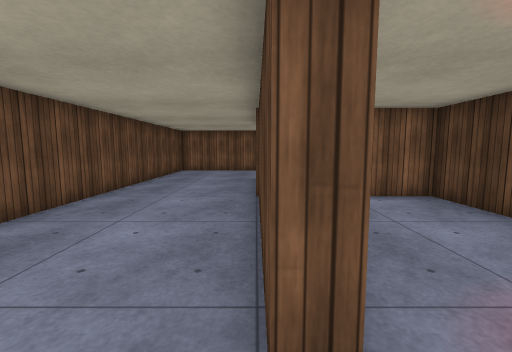
view 1 (above)

18 first-person views from a walk through a Unity game level. The camera is 1.3 m above the floor, tilts 6° down and sees 90° across. The floor is counted in squares, 1 m on a side. Each view is taken from the middle of a square. On the plan, view 1 faces up. The plan holds only what a view shows up to about 13 squares ahead; the rest is blank. The player character is not drawn. Door leaves are left out, so doorways stand open. Surface patterns are stand-ins for the level's own textures.

view 2
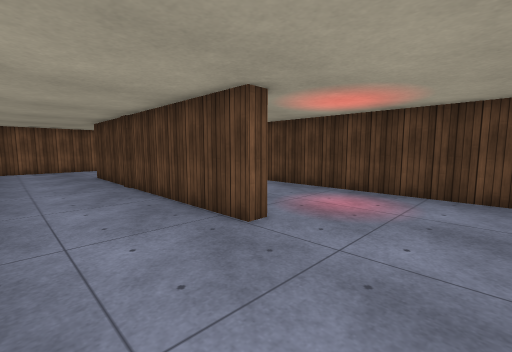

view 3
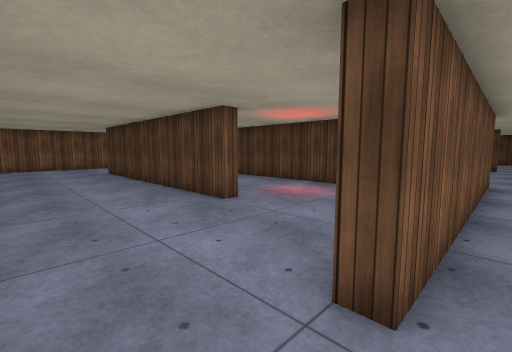

view 4
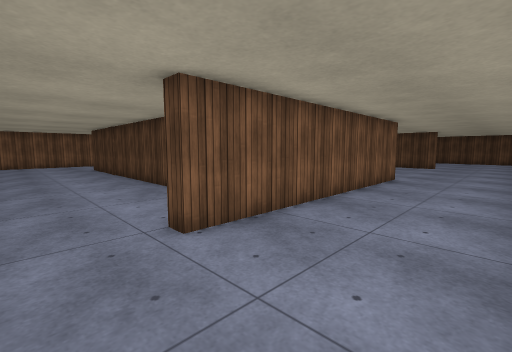

view 5
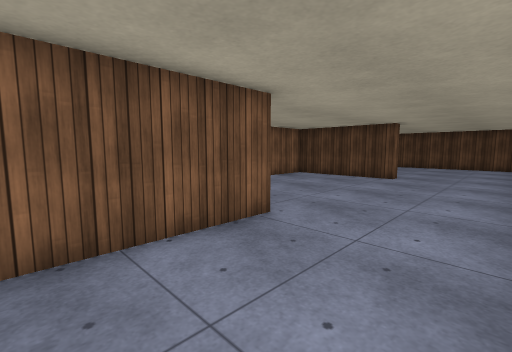

view 6
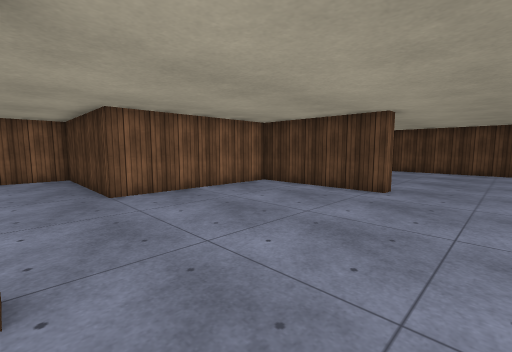

view 7
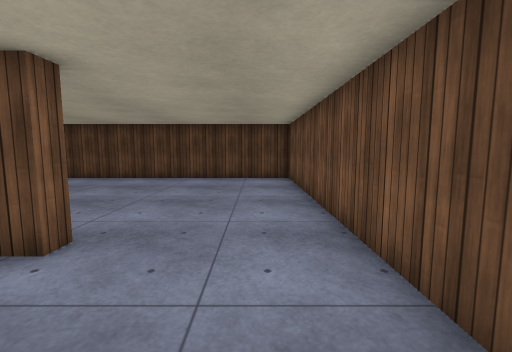

view 8
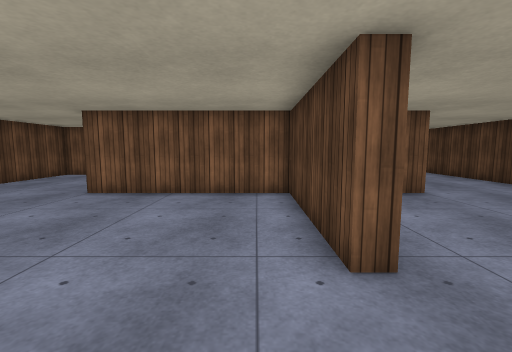

view 9
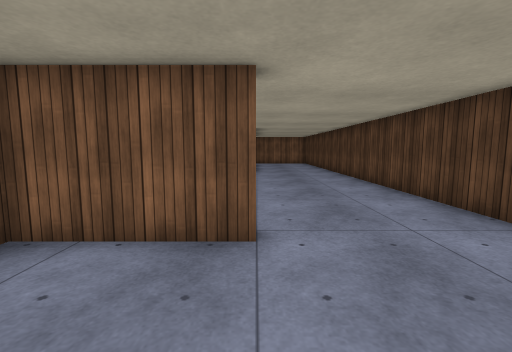

view 10
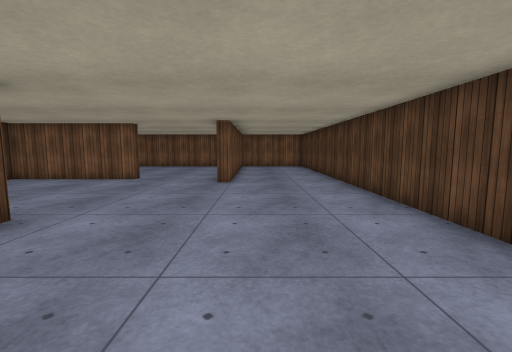

view 11
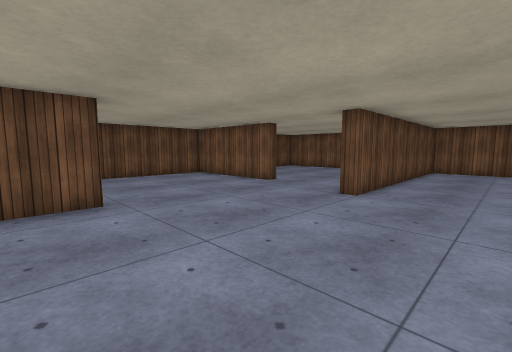

view 12
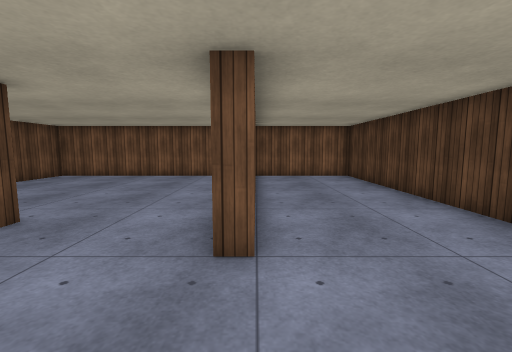

view 13
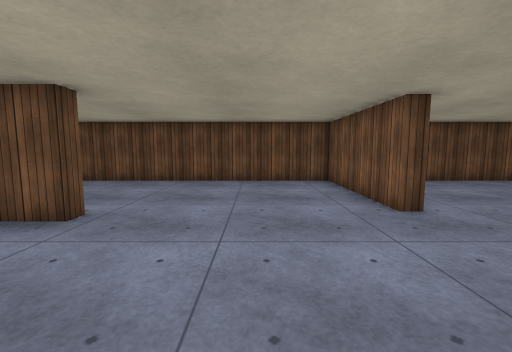

view 14
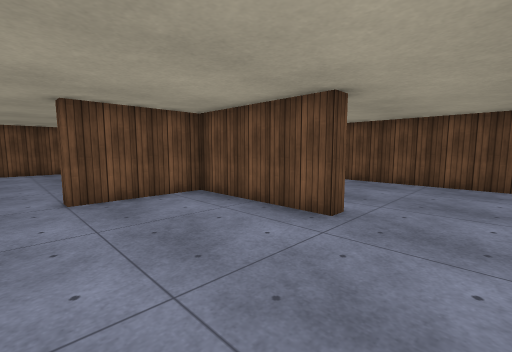

view 15
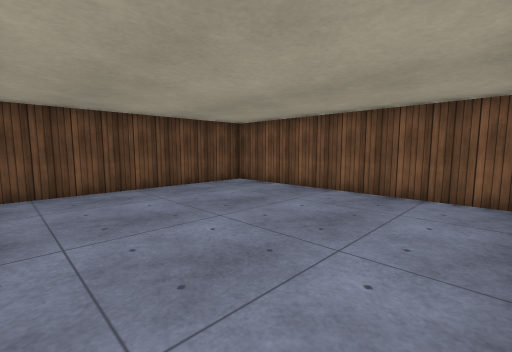

view 16
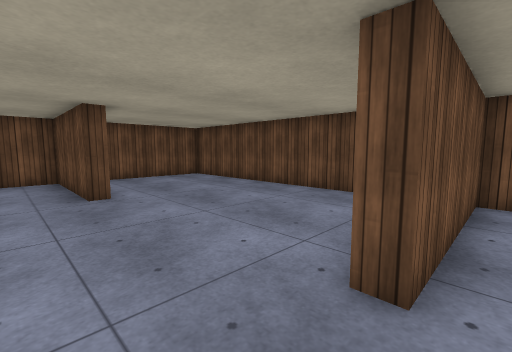

view 17
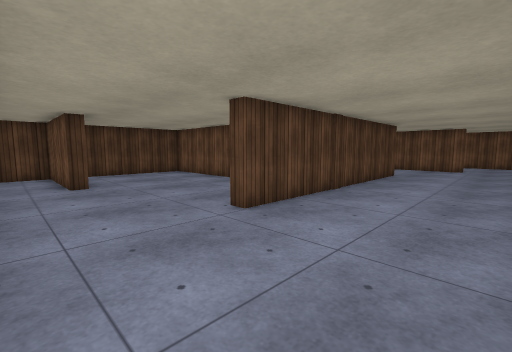

view 18
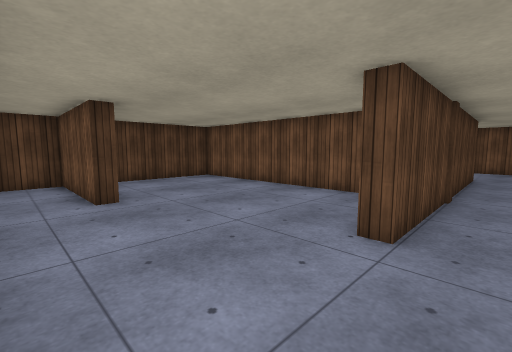

### Floor plan
Points are (right, up) in squares from view 1. A wall is a line through its corners. A room is listed if a view was taken in it or the views show most of it. See-through windows are left out.
Room 1 (views 1, 2, 17, 18)
walls: (2.1, 7.5) (10, 7.5) (10, 12.1); (0.6, 1.3) (0.1, 1.3) (0.1, 11.3) (0.6, 11.3); (5.7, 12.9) (5.7, 13.5); (-4.5, 13.1) (-4.5, 4.4); (-1.9, 15.5) (-3, 15.5); (4.9, -2.1) (4.9, 1.1); (-1.1, -3) (-0.5, -3)
ways out: opening at (-3.5, -3) to room 2; open door at (3, 1) to room 3; opening at (6, 14.5)
Room 2 (views 3, 4, 5, 6, 7, 8, 9, 10, 11, 12, 13, 14, 15, 16)
walls: (15.9, 6.6) (16.5, 6.6) (16.5, 2) (20, 2) (20, 1.5) (16.5, 1.5); (11.4, 2) (14.8, 2); (16.6, -3.5) (16, -3.5) (16, 1.5) (10, 1.5) (10, 7) (7.9, 7); (6.4, 7) (5.4, 7) (5.4, 3.5); (8, -3.5) (-2.1, -3.5) (-2.1, -3); (14.4, -7.5) (24.5, -7.5) (24.5, 21.5) (20, 21.5); (20, 20.5) (20, 12) (19.4, 12); (19.1, 21.5) (10.5, 21.5) (10.5, 13.5) (15.7, 13.5) (15.7, 13) (10.5, 13) (10.5, 2.8)
ways out: opening at (-3.5, -3) to room 1
Room 3 (no view inside)
walls: (4.9, 1.1) (4.9, 7) (3.1, 7)
ways out: open door at (3, 1) to room 1

Where each view was taken, in squares from view 1:
view 1: 0 up, 0 right, facing up
view 2: 2 down, 3 left, facing up-right
view 3: 4 down, 4 left, facing up-right
view 4: 7 down, 4 left, facing up-right
view 5: 7 down, 4 right, facing up-right
view 6: 6 down, 8 right, facing up-right
view 7: 6 down, 13 right, facing right
view 8: 6 down, 15 right, facing up
view 9: 2 down, 20 right, facing up
view 10: 2 up, 21 right, facing up
view 11: 5 up, 23 right, facing up-left
view 12: 9 up, 20 right, facing up
view 13: 10 up, 21 right, facing left
view 14: 9 up, 21 right, facing down-left
view 15: 14 up, 19 right, facing up-left
view 16: 14 up, 18 right, facing down-left
view 17: 15 up, 4 left, facing down-right
view 18: 15 up, 1 left, facing down-right
